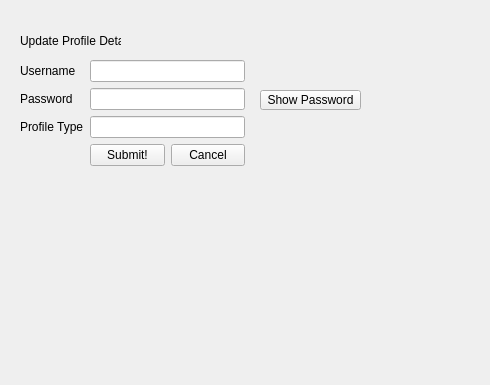
<?xml version="1.0" encoding="UTF-8"?>
<ui version="4.0">
 <class>Form</class>
 <widget class="QWidget" name="Form">
  <property name="geometry">
   <rect>
    <x>0</x>
    <y>0</y>
    <width>490</width>
    <height>385</height>
   </rect>
  </property>
  <property name="windowTitle">
   <string>Form</string>
  </property>
  <widget class="QWidget" name="formLayoutWidget">
   <property name="geometry">
    <rect>
     <x>20</x>
     <y>60</y>
     <width>225</width>
     <height>141</height>
    </rect>
   </property>
   <layout class="QFormLayout" name="formLayout">
    <item row="0" column="0">
     <layout class="QVBoxLayout" name="verticalLayout">
      <item>
       <widget class="QLabel" name="userLabel">
        <property name="text">
         <string>Username</string>
        </property>
       </widget>
      </item>
      <item>
       <widget class="QLabel" name="passLabel">
        <property name="text">
         <string>Password</string>
        </property>
       </widget>
      </item>
      <item>
       <widget class="QLabel" name="proLabel">
        <property name="text">
         <string>Profile Type</string>
        </property>
       </widget>
      </item>
     </layout>
    </item>
    <item row="0" column="1">
     <layout class="QVBoxLayout" name="verticalLayout_2">
      <item>
       <widget class="QLineEdit" name="userEntry"/>
      </item>
      <item>
       <widget class="QLineEdit" name="passEntry">
        <property name="echoMode">
         <enum>QLineEdit::Password</enum>
        </property>
       </widget>
      </item>
      <item>
       <widget class="QLineEdit" name="protypeEntry"/>
      </item>
     </layout>
    </item>
    <item row="1" column="1">
     <layout class="QHBoxLayout" name="horizontalLayout">
      <item>
       <widget class="QPushButton" name="submitButton">
        <property name="text">
         <string>Submit!</string>
        </property>
       </widget>
      </item>
      <item>
       <widget class="QPushButton" name="cancelButton">
        <property name="text">
         <string>Cancel</string>
        </property>
       </widget>
      </item>
     </layout>
    </item>
   </layout>
  </widget>
  <widget class="QLabel" name="label_4">
   <property name="geometry">
    <rect>
     <x>20</x>
     <y>30</y>
     <width>101</width>
     <height>21</height>
    </rect>
   </property>
   <property name="text">
    <string>Update Profile Details</string>
   </property>
  </widget>
  <widget class="QPushButton" name="showPwButton">
   <property name="geometry">
    <rect>
     <x>260</x>
     <y>90</y>
     <width>101</width>
     <height>20</height>
    </rect>
   </property>
   <property name="text">
    <string>Show Password</string>
   </property>
  </widget>
 </widget>
 <resources/>
 <connections/>
</ui>
